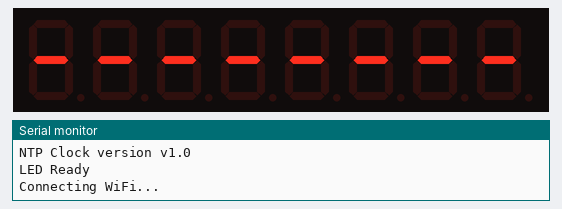
Bench run of a sketch on a simulated ESP8266 (NodeMCU). On the bench: 8-digit seven-segment display, the last lines printed to the serial monitor. Wiring (inferred from the names in the program): MAX7219 LED driver: CS GPIO 5. WiFi joins after 1.5 s; servers stay silent unless stated.

Above: at 0.1 s.
At 1.7 s:
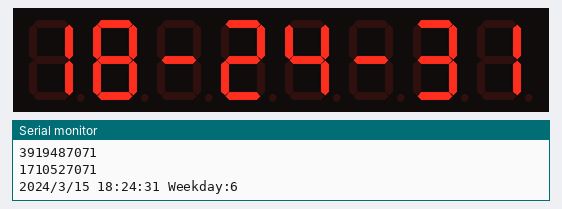
At 9.7 s:
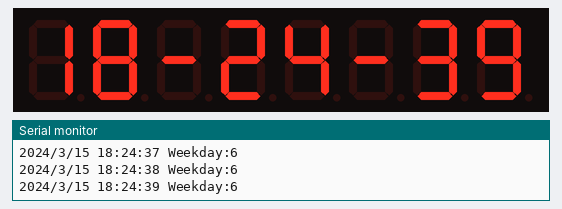
At 19.7 s:
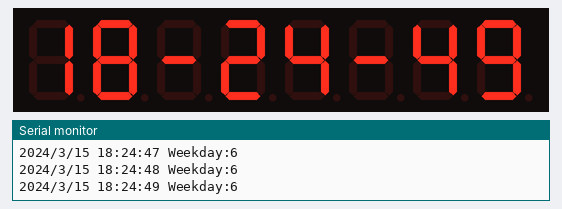
At 28.7 s:
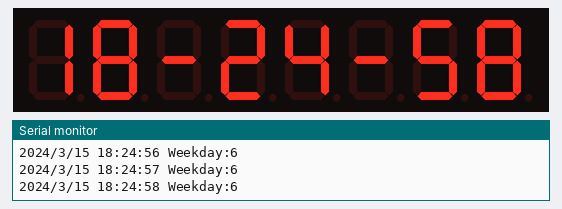
At 38.7 s:
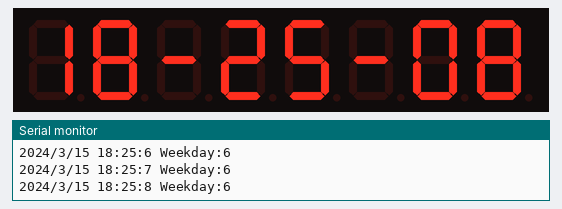

The sketch:

clock.ino
```cpp
#include <TimeLib.h>
#include <ESP8266WiFi.h>
#include <WiFiUdp.h>
#include <SPI.h>
//---------------修改此处""内的信息---------------------------------------------
const char ssid[] = "nova 5 Pro";                       //WiFi名
const char pass[] = "asswecan";                   //WiFi密码
static const char ntpServerName[] = "ntp.bupt.edu.cn"; //NTP服务器，北京邮电大学
const int timeZone = 8;                                //时区，北京时间为+8
//-----------------------------------------------------------------------------
WiFiUDP Udp;
unsigned int localPort = 8888; // 用于侦听UDP数据包的本地端口
const int slaveSelect = 5;
const int scanLimit = 7;

time_t getNtpTime();
void sendNTPpacket(IPAddress &address);
void digitalClockDisplay();
void sendCommand(int command, int value);
void initdisplay();

int years, months, days, hours, minutes, seconds, weekdays,judge=0;
void setup()
{
    Serial.begin(9600);
    while (!Serial)
        continue;
    Serial.println("NTP Clock version v1.0");

    SPI.begin();
    pinMode(slaveSelect, OUTPUT);
    digitalWrite(slaveSelect, LOW);
    //pinMode(8, OUTPUT);
    //digitalWrite(8, LOW);
    sendCommand(12, 1);         //Shutdown,open
    sendCommand(15, 0);         //DisplayTest,no
    sendCommand(10, 15);        //Intensity,15(max)
    sendCommand(11, scanLimit); //ScanLimit,8-1=7
    sendCommand(9, 255);        //DecodeMode,Code B decode for digits 7-0
    digitalWrite(slaveSelect, HIGH);
    initdisplay();
    Serial.println("LED Ready");

    Serial.print("Connecting WiFi...");
    WiFi.mode(WIFI_STA);
    WiFi.begin(ssid, pass);
    while (WiFi.status() != WL_CONNECTED){
        delay(500);
        Serial.print(".");
    }
    Serial.println("");
    Serial.println("WiFi connected");
    Serial.println("IP address: ");
    Serial.println(WiFi.localIP());
    Serial.println("Starting UDP");
    Udp.begin(localPort);
    Serial.print("Local port: ");
    Serial.println(Udp.localPort());
    Serial.println("waiting for sync");
    setSyncProvider(getNtpTime);
    setSyncInterval(300);     //每300秒同步一次时间
}

time_t prevDisplay = 0; // 当时钟已经显示

void loop()
{
    if (timeStatus() != timeNotSet){
        if (now() != prevDisplay){ //时间改变时更新显示
            prevDisplay = now();
            digitalClockDisplay();
        }
    }

   if (hours==7&&minutes==30)//修改闹钟时间
    {
       Serial.printf("ringing!");
       //digitalWrite(8,HIGH);
       judge =1;
       delay(1000);
       //digitalWrite(3,HIGH);
    }
    else{
      //Serial.printf("safe!");
      //digitalWrite(8, LOW);
      judge=0;
      delay(1000);
      }

}

void sendCommand(int command, int value)
{
    digitalWrite(slaveSelect, LOW);
    SPI.transfer(command);
    SPI.transfer(value);
    digitalWrite(slaveSelect, HIGH);
}

void initdisplay()
{
    sendCommand(8, 0xa);
    sendCommand(7, 0xa);
    sendCommand(6, 0xa);
    sendCommand(5, 0xa);
    sendCommand(4, 0xa);
    sendCommand(3, 0xa);
    sendCommand(2, 0xa);
    sendCommand(1, 0xa);
}

void digitalClockDisplay()
{
    years = year(); months = month(); days = day(); hours = hour(); minutes = minute(); seconds = second(); weekdays = weekday();
    Serial.printf("%d/%d/%d %d:%d:%d Weekday:%d\n", years, months, days, hours, minutes, seconds, weekdays);
    if(judge==0){
    sendCommand(8, hours / 10);
    sendCommand(7, hours % 10);
    sendCommand(6, 0xa);
    sendCommand(5, minutes / 10);
    sendCommand(4, minutes % 10);
    sendCommand(3, 0xa);
    sendCommand(2, seconds / 10);
    sendCommand(1, seconds % 10);
    }
    if(judge==1){
    sendCommand(8, hours / 10);
    sendCommand(7, hours % 10);
    sendCommand(6, 0xa);
    sendCommand(5, minutes / 10);
    sendCommand(4, minutes % 10);
    sendCommand(3, 0xa);
    sendCommand(2, seconds / 10);
    sendCommand(1, seconds % 10);
    delay(850);
    sendCommand(8, 0xa);
    sendCommand(7, 0xa);
    sendCommand(6, 0xa);
    sendCommand(5, 0xa);
    sendCommand(4, 0xa);
    sendCommand(3, 0xa);
    sendCommand(2, 0xa);
    sendCommand(1, 0xa);
    delay(100);
    }
}

/*-------- NTP 代码 ----------*/

const int NTP_PACKET_SIZE = 48;     // NTP时间在消息的前48个字节里
byte packetBuffer[NTP_PACKET_SIZE]; // 输入输出包的缓冲区

time_t getNtpTime()
{
    IPAddress ntpServerIP; // NTP服务器的地址
    while (Udp.parsePacket() > 0); // 丢弃以前接收的任何数据包
    Serial.println("Transmit NTP Request");
    // 从池中获取随机服务器
    WiFi.hostByName(ntpServerName, ntpServerIP);
    Serial.print(ntpServerName);
    Serial.print(": ");
    Serial.println(ntpServerIP);
    sendNTPpacket(ntpServerIP);
    uint32_t beginWait = millis();
    while (millis() - beginWait < 1500){
        int size = Udp.parsePacket();
        if (size >= NTP_PACKET_SIZE){
            Serial.println("Receive NTP Response");
            Udp.read(packetBuffer, NTP_PACKET_SIZE); // 将数据包读取到缓冲区
            unsigned long secsSince1900;
            // 将从位置40开始的四个字节转换为长整型，只取前32位整数部分
            secsSince1900 = (unsigned long)packetBuffer[40] << 24;
            secsSince1900 |= (unsigned long)packetBuffer[41] << 16;
            secsSince1900 |= (unsigned long)packetBuffer[42] << 8;
            secsSince1900 |= (unsigned long)packetBuffer[43];
            Serial.println(secsSince1900);
            Serial.println(secsSince1900 - 2208988800UL + timeZone * SECS_PER_HOUR);
            return secsSince1900 - 2208988800UL + timeZone * SECS_PER_HOUR;
        }
    }
    Serial.println("No NTP Response :-("); //无NTP响应
    return 0;                              //如果未得到时间则返回0
}

// 向给定地址的时间服务器发送NTP请求
void sendNTPpacket(IPAddress &address)
{
    memset(packetBuffer, 0, NTP_PACKET_SIZE);
    packetBuffer[0] = 0b11100011; // LI, Version, Mode
    packetBuffer[1] = 0;          // Stratum, or type of clock
    packetBuffer[2] = 6;          // Polling Interval
    packetBuffer[3] = 0xEC;       // Peer Clock Precision
    // 8 bytes of zero for Root Delay & Root Dispersion
    packetBuffer[12] = 49;
    packetBuffer[13] = 0x4E;
    packetBuffer[14] = 49;
    packetBuffer[15] = 52;
    Udp.beginPacket(address, 123); //NTP需要使用的UDP端口号为123
    Udp.write(packetBuffer, NTP_PACKET_SIZE);
    Udp.endPacket();
}
```

Measured:
- what the display in image 1 shows lasts 1.0 s, from 1.7 s to 2.7 s
